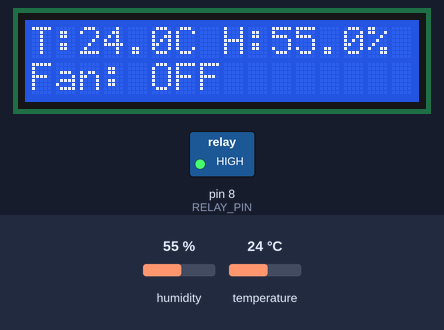
Recording of a sketch running on a simulated Arduino Uno, built with avr-gcc and run on an emulated ATmega328P. On the bench: 16×2 character LCD, switched loads named in the sketch (green lamp = pin HIGH). The test bench sets the inputs (shaded band); at power-on: temperature 24 °C, humidity 55 %. What the sketch prints to the serial monitor is not drawn.

Above: at 2.2 s.
2.3 s: temperature set to 33 °C
At 4.7 s:
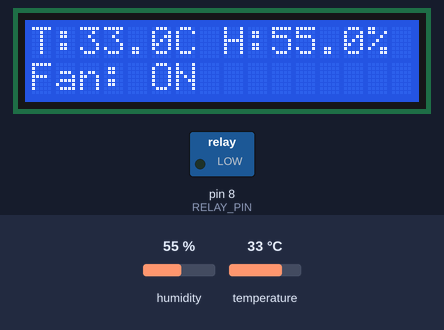
5.1 s: humidity set to 22 %
At 6.2 s:
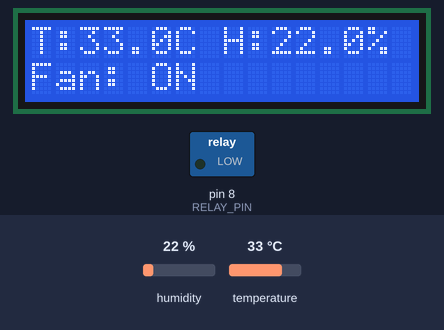
7.9 s: temperature set to 12 °C
At 10.4 s:
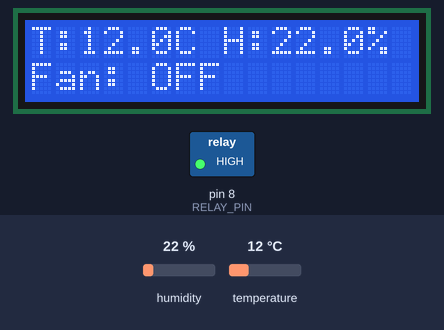
11.1 s: humidity set to 40 %
At 13.2 s:
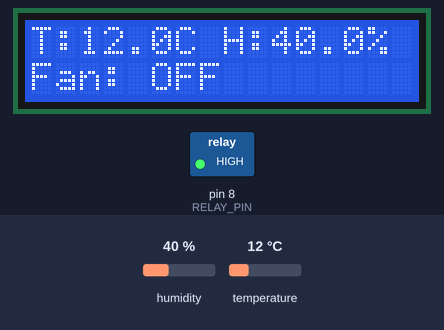
Timing chart, 0 to 14.7 s (numbered marks = the images above; inputs shaded):
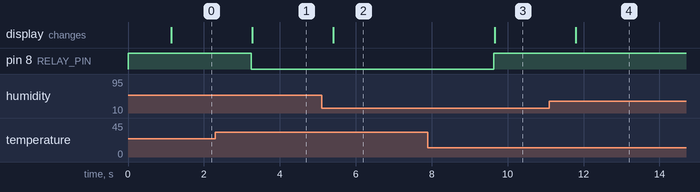

Measured:
- after the input at 2.3 s, pin 8 (RELAY_PIN): HIGH → LOW after 0.95 s; the display: changes after 0.98 s (image 1)
- after the input at 5.1 s, the display: changes after 0.31 s (image 2)
- after the input at 7.9 s, pin 8 (RELAY_PIN): LOW → HIGH after 1.7 s; the display: changes after 1.8 s (image 3)
- after the input at 11.1 s, the display: changes after 0.70 s (image 4)

The sketch:

DHT11_LCD_Trainer.ino
```cpp
#include <DHT.h>
#include <LiquidCrystal_I2C.h>

// Pin Definitions
#define DHT_PIN 4       // DHT11 data pin
#define RELAY_PIN 8    // Relay control pin
#define DHT_TYPE DHT11  // DHT sensor type

// Constants
#define TEMP_THRESHOLD 30.0  // Temperature threshold for fan control (Celsius)

// Initialize DHT sensor
DHT dht(DHT_PIN, DHT_TYPE);

// Initialize LCD with I2C address
LiquidCrystal_I2C lcd(0x27, 16, 2);

// Variables
float temperature = 0.0;
float humidity = 0.0;
bool fanStatus = false;

void setup() {
  // Initialize serial communication
  Serial.begin(115200);
  Serial.println("ESP32 DHT11 Temperature Control System");

  // Initialize DHT sensor
  dht.begin();

  // Initialize relay pin as output
  pinMode(RELAY_PIN, OUTPUT);
  digitalWrite(RELAY_PIN, !LOW);  // Initially turn off the fan

  // Initialize LCD
  lcd.init();
  lcd.backlight();

  // Display welcome message
  lcd.setCursor(0, 0);
  lcd.print("Temp Control Sys");
  lcd.setCursor(0, 1);
  lcd.print("Initializing...");

  delay(1000);  // Wait for 2 seconds
}

void loop() {
  // Read temperature and humidity from DHT11
  humidity = dht.readHumidity();
  temperature = dht.readTemperature();

  // Check if reading failed
  if (isnan(humidity) || isnan(temperature)) {
    Serial.println("Failed to read from DHT sensor!");
    lcd.clear();
    lcd.setCursor(0, 0);
    lcd.print("Sensor Error!");
    return;
  }

  // Print readings to serial monitor
  Serial.print("Temperature: ");
  Serial.print(temperature);
  Serial.print(" °C, Humidity: ");
  Serial.print(humidity);
  Serial.println(" %");

  // Control the fan based on temperature threshold
  if (temperature >= TEMP_THRESHOLD && !fanStatus) {
    digitalWrite(RELAY_PIN, !HIGH);  // Turn on the fan
    fanStatus = true;
    Serial.println("Fan turned ON");
  } else if (temperature <= TEMP_THRESHOLD && fanStatus) {
    digitalWrite(RELAY_PIN, !LOW);  // Turn off the fan
    fanStatus = false;
    Serial.println("Fan turned OFF");
  }

  // Display temperature, humidity and fan status on LCD
  lcd.clear();

  // First row: Temperature and humidity
  lcd.setCursor(0, 0);
  lcd.print("T:");
  lcd.print(temperature, 1);
  lcd.print("C ");
  lcd.print("H:");
  lcd.print(humidity, 1);
  lcd.print("%");

  // Second row: Fan status
  lcd.setCursor(0, 1);
  lcd.print("Fan: ");
  lcd.print(fanStatus ? "ON" : "OFF");

  // Wait before taking the next reading
  delay(500);
}
```
